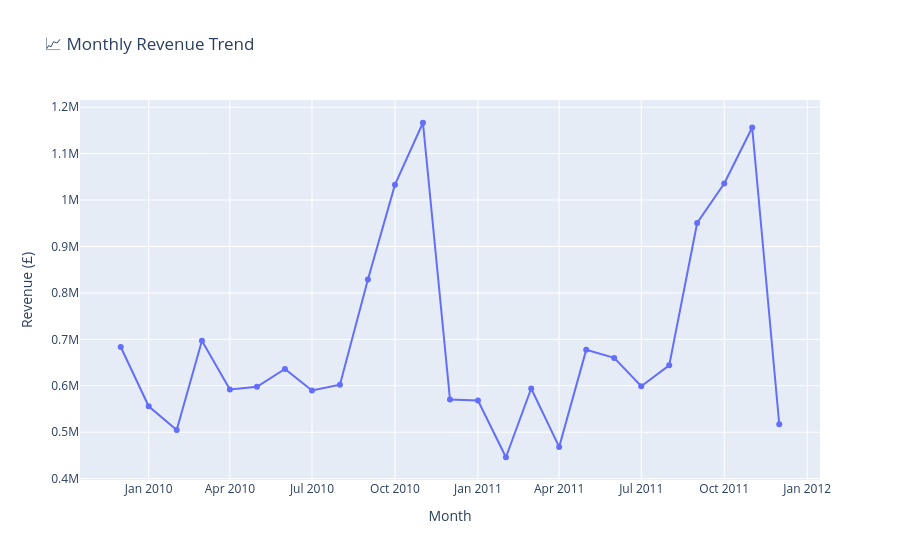

This figure's notebook cell:
### Code cell
query_monthly = """
SELECT 
    DATE_TRUNC('month', "InvoiceDate")::date AS month,
    ROUND(SUM("TotalAmount")::numeric, 2) AS monthly_revenue,
    COUNT(DISTINCT "Invoice") AS orders
FROM retail_transactions
GROUP BY DATE_TRUNC('month', "InvoiceDate")
ORDER BY month;
"""

df_monthly = run_query(query_monthly)
df_monthly['month'] = pd.to_datetime(df_monthly['month'])

fig = px.line(
    df_monthly, 
    x='month', 
    y='monthly_revenue', 
    title='📈 Monthly Revenue Trend',
    markers=True
)
fig.update_layout(xaxis_title='Month', yaxis_title='Revenue (£)')
fig.show()

### Figure 1 — Plotly figure (JSON) as saved in the notebook; plotly's stock layout.template omitted (floating-point values rounded to 4 significant figures)
{"data": [{"hovertemplate": "month=%{x}<br>monthly_revenue=%{y}<extra></extra>", "legendgroup": "", "line": {"color": "#636efa", "dash": "solid"}, "marker": {"symbol": "circle"}, "mode": "lines+markers", "name": "", "orientation": "v", "showlegend": false, "type": "scatter", "x": ["2009-12-01T00:00:00", "2010-01-01T00:00:00", "2010-02-01T00:00:00", "2010-03-01T00:00:00", "2010-04-01T00:00:00", "2010-05-01T00:00:00", "2010-06-01T00:00:00", "2010-07-01T00:00:00", "2010-08-01T00:00:00", "2010-09-01T00:00:00", "2010-10-01T00:00:00", "2010-11-01T00:00:00", "2010-12-01T00:00:00", "2011-01-01T00:00:00", "2011-02-01T00:00:00", "2011-03-01T00:00:00", "2011-04-01T00:00:00", "2011-05-01T00:00:00", "2011-06-01T00:00:00", "2011-07-01T00:00:00", "2011-08-01T00:00:00", "2011-09-01T00:00:00", "2011-10-01T00:00:00", "2011-11-01T00:00:00", "2011-12-01T00:00:00"], "xaxis": "x", "y": [683500.0, 555800.0, 504600.0, 697000.0, 592000.0, 597800.0, 636400.0, 589700.0, 602200.0, 829000.0, 1033000.0, 1166000.0, 570400.0, 568100.0, 446100.0, 594100.0, 468400.0, 677400.0, 660000.0, 599000.0, 644100.0, 950700.0, 1036000.0, 1156000.0, 517200.0], "yaxis": "y"}], "layout": {"legend": {"tracegroupgap": 0}, "title": {"text": "📈 Monthly Revenue Trend"}, "xaxis": {"anchor": "y", "domain": [0, 1], "title": {"text": "Month"}}, "yaxis": {"anchor": "x", "domain": [0, 1], "title": {"text": "Revenue (£)"}}}}
